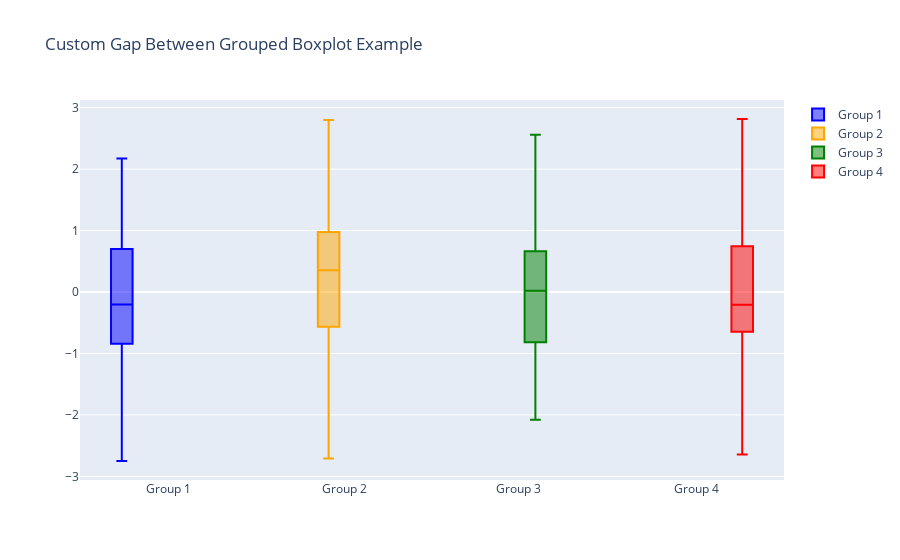

Notebook code cell kept with this figure:
### Code cell
import plotly.graph_objects as go
import numpy as np

# Sample data
group1 = np.random.normal(loc=0, scale=1, size=100)
group2 = np.random.normal(loc=0, scale=1, size=100)
group3 = np.random.normal(loc=0, scale=1, size=100)
group4 = np.random.normal(loc=0, scale=1, size=100)

# X values for the box plots
x_values_group1 = ['Group 1'] * len(group1)
x_values_group2 = ['Group 2'] * len(group2)
x_values_group3 = ['Group 3'] * len(group3)
x_values_group4 = ['Group 4'] * len(group4)

# Create a figure
fig = go.Figure()

# Add boxplots
fig.add_trace(go.Box(y=group1, x=x_values_group1, name='Group 1', marker_color='blue'))
fig.add_trace(go.Box(y=group2, x=x_values_group2, name='Group 2', marker_color='orange'))
# Manually adjust x values for the third group to create a custom gap
fig.add_trace(go.Box(y=group3, x=[val + " " for val in x_values_group3], name='Group 3', marker_color='green'))
fig.add_trace(go.Box(y=group4, x=x_values_group4, name='Group 4', marker_color='red'))

# Update layout if needed
fig.update_layout(
    title_text="Custom Gap Between Grouped Boxplot Example",
    boxmode='group' # group boxplots together by name
)

fig.show()

### Figure 1 — Plotly figure (JSON) as saved in the notebook; plotly's stock layout.template omitted (floating-point values rounded to 4 significant figures)
{"data": [{"marker": {"color": "blue"}, "name": "Group 1", "type": "box", "x": ["Group 1", "Group 1", "Group 1", "Group 1", "Group 1", "Group 1", "Group 1", "Group 1", "Group 1", "Group 1", "Group 1", "Group 1", "Group 1", "Group 1", "Group 1", "Group 1", "Group 1", "Group 1", "Group 1", "Group 1", "Group 1", "Group 1", "Group 1", "Group 1", "Group 1", "Group 1", "Group 1", "Group 1", "Group 1", "Group 1", "Group 1", "Group 1", "Group 1", "Group 1", "Group 1", "Group 1", "Group 1", "Group 1", "Group 1", "Group 1", "Group 1", "Group 1", "Group 1", "Group 1", "Group 1", "Group 1", "Group 1", "Group 1", "Group 1", "Group 1", "Group 1", "Group 1", "Group 1", "Group 1", "Group 1", "Group 1", "Group 1", "Group 1", "Group 1", "Group 1", "Group 1", "Group 1", "Group 1", "Group 1", "Group 1", "Group 1", "Group 1", "Group 1", "Group 1", "Group 1", "Group 1", "Group 1", "Group 1", "Group 1", "Group 1", "Group 1", "Group 1", "Group 1", "Group 1", "Group 1", "Group 1", "Group 1", "Group 1", "Group 1", "Group 1", "Group 1", "Group 1", "Group 1", "Group 1", "Group 1", "Group 1", "Group 1", "Group 1", "Group 1", "Group 1", "Group 1", "Group 1", "Group 1", "Group 1", "Group 1"], "y": [-0.9769, 0.9912, 0.8902, -0.2986, -0.597, -0.6274, 1.09, 0.404, 1.015, -1.261, 0.8126, -0.4381, -1.043, -0.8275, -1.339, 0.02488, 1.211, 0.1437, 0.7642, -0.622, 0.1533, -1.751, -0.6789, -0.3688, 1.333, -1.215, -0.6243, -0.8578, -2.749, 0.4939, 0.9611, -0.6665, -0.6213, 0.06212, 0.2143, -0.5469, 0.9306, -0.7318, 1.325, -0.4611, -2.252, 0.5521, -0.8172, 0.8084, -0.4629, -0.4775, 0.4494, -0.3862, -0.2369, -0.2551, 2.173, 0.6378, 1.513, -0.9955, 1.111, -1.747, -0.08854, -1.818, -0.846, 1.094, 0.9794, -0.4966, 0.7923, -0.09925, -0.9755, 1.204, -1.195, -0.7084, 1.928, -1.931, -1.989, -0.5155, 0.1155, -0.1517, -0.1434, 1.06, 0.5248, -1.685, 0.9188, -0.9406, 0.5298, -1.232, 0.2654, -1.945, 0.452, -1.001, -0.4572, -2.446, -1.674, -0.169, -1.911, 0.3431, 1.035, 1.748, 1.222, 0.2091, 0.3736, 0.07146, 0.02648, -0.8363]}, {"marker": {"color": "orange"}, "name": "Group 2", "type": "box", "x": ["Group 2", "Group 2", "Group 2", "Group 2", "Group 2", "Group 2", "Group 2", "Group 2", "Group 2", "Group 2", "Group 2", "Group 2", "Group 2", "Group 2", "Group 2", "Group 2", "Group 2", "Group 2", "Group 2", "Group 2", "Group 2", "Group 2", "Group 2", "Group 2", "Group 2", "Group 2", "Group 2", "Group 2", "Group 2", "Group 2", "Group 2", "Group 2", "Group 2", "Group 2", "Group 2", "Group 2", "Group 2", "Group 2", "Group 2", "Group 2", "Group 2", "Group 2", "Group 2", "Group 2", "Group 2", "Group 2", "Group 2", "Group 2", "Group 2", "Group 2", "Group 2", "Group 2", "Group 2", "Group 2", "Group 2", "Group 2", "Group 2", "Group 2", "Group 2", "Group 2", "Group 2", "Group 2", "Group 2", "Group 2", "Group 2", "Group 2", "Group 2", "Group 2", "Group 2", "Group 2", "Group 2", "Group 2", "Group 2", "Group 2", "Group 2", "Group 2", "Group 2", "Group 2", "Group 2", "Group 2", "Group 2", "Group 2", "Group 2", "Group 2", "Group 2", "Group 2", "Group 2", "Group 2", "Group 2", "Group 2", "Group 2", "Group 2", "Group 2", "Group 2", "Group 2", "Group 2", "Group 2", "Group 2", "Group 2", "Group 2"], "y": [2.51, -1.164, 0.4364, 0.5091, 0.6802, -0.4701, 0.255, -0.2281, -0.2396, -2.43, 0.1726, -0.04197, 0.6573, -1.066, 0.6813, 1.252, -2.708, -1.441, -1.281, 1.604, 1.13, 0.3234, 0.5937, -0.5802, 1.072, 2.797, 1.578, 0.04586, 0.7059, 0.5145, -0.15, -2.537, 0.9143, 1.253, 1.612, -1.012, 1.348, -0.4252, -1.165, 1.02, 1.152, 0.2888, 0.8434, 0.981, -0.2224, -0.3276, -0.421, 0.2518, -0.5093, -0.904, 0.7954, -1.93, -0.3572, -1.066, -2.407, 1.262, -0.9357, 0.5494, -0.5513, 0.3815, 1.472, -0.2644, 0.7287, 1.418, -1.273, 0.6299, 0.7803, 0.8771, 1.848, -1.087, 0.9722, 1.652, 0.9734, 0.4571, -0.692, 1.096, 0.5141, 0.2846, 2.117, -1.331, -0.6499, 0.7485, 0.1502, 1.548, -1.552, -0.6715, 0.6454, -1.294, -0.2965, 1.691, 0.4617, -0.4101, 0.7193, -0.5531, 2.484, 1.254, 1.857, 0.2295, -0.727, -0.9354]}, {"marker": {"color": "green"}, "name": "Group 3", "type": "box", "x": ["Group 3 ", "Group 3 ", "Group 3 ", "Group 3 ", "Group 3 ", "Group 3 ", "Group 3 ", "Group 3 ", "Group 3 ", "Group 3 ", "Group 3 ", "Group 3 ", "Group 3 ", "Group 3 ", "Group 3 ", "Group 3 ", "Group 3 ", "Group 3 ", "Group 3 ", "Group 3 ", "Group 3 ", "Group 3 ", "Group 3 ", "Group 3 ", "Group 3 ", "Group 3 ", "Group 3 ", "Group 3 ", "Group 3 ", "Group 3 ", "Group 3 ", "Group 3 ", "Group 3 ", "Group 3 ", "Group 3 ", "Group 3 ", "Group 3 ", "Group 3 ", "Group 3 ", "Group 3 ", "Group 3 ", "Group 3 ", "Group 3 ", "Group 3 ", "Group 3 ", "Group 3 ", "Group 3 ", "Group 3 ", "Group 3 ", "Group 3 ", "Group 3 ", "Group 3 ", "Group 3 ", "Group 3 ", "Group 3 ", "Group 3 ", "Group 3 ", "Group 3 ", "Group 3 ", "Group 3 ", "Group 3 ", "Group 3 ", "Group 3 ", "Group 3 ", "Group 3 ", "Group 3 ", "Group 3 ", "Group 3 ", "Group 3 ", "Group 3 ", "Group 3 ", "Group 3 ", "Group 3 ", "Group 3 ", "Group 3 ", "Group 3 ", "Group 3 ", "Group 3 ", "Group 3 ", "Group 3 ", "Group 3 ", "Group 3 ", "Group 3 ", "Group 3 ", "Group 3 ", "Group 3 ", "Group 3 ", "Group 3 ", "Group 3 ", "Group 3 ", "Group 3 ", "Group 3 ", "Group 3 ", "Group 3 ", "Group 3 ", "Group 3 ", "Group 3 ", "Group 3 ", "Group 3 ", "Group 3 "], "y": [-1.147, 0.2322, 0.7769, -1.929, -1.936, -0.3808, 1.034, 0.7114, 0.7877, 0.1794, -0.3155, -1.257, -0.883, -1.812, -0.2215, -0.9139, -2.078, 0.1357, -0.04879, 0.7437, -0.778, -0.7872, 1.515, -0.8099, 0.5091, 0.01475, -0.3528, -0.4434, 1.98, -1.632, 0.4423, 1.656, 0.04371, 1.859, -0.4489, -0.07819, 0.4334, -0.4811, -0.8234, 1.228, -0.4653, 0.444, 1.106, -0.2699, -0.7218, 0.5007, -0.2428, -0.4719, -1.746, 1.325, 0.3236, -0.8453, 0.3908, 1.393, -0.7341, 2.559, 0.8281, -0.5759, -0.9041, 0.9918, -2.03, -1.427, 0.8385, -0.9362, 0.6146, -0.05116, 1.259, -0.1566, 1.285, 0.08315, -0.2374, -1.189, 0.4193, 0.1177, 0.8843, -1.017, 0.3002, 0.03977, -1.529, -1.887, 0.2761, 0.766, -1.258, 0.5398, 0.4309, 1.295, -1.668, 0.2601, 0.7434, -1.06, -0.5733, 0.2602, 0.03073, 0.562, -0.9278, 1.118, 1.025, -1.279, -0.2289, 0.3063]}, {"marker": {"color": "red"}, "name": "Group 4", "type": "box", "x": ["Group 4", "Group 4", "Group 4", "Group 4", "Group 4", "Group 4", "Group 4", "Group 4", "Group 4", "Group 4", "Group 4", "Group 4", "Group 4", "Group 4", "Group 4", "Group 4", "Group 4", "Group 4", "Group 4", "Group 4", "Group 4", "Group 4", "Group 4", "Group 4", "Group 4", "Group 4", "Group 4", "Group 4", "Group 4", "Group 4", "Group 4", "Group 4", "Group 4", "Group 4", "Group 4", "Group 4", "Group 4", "Group 4", "Group 4", "Group 4", "Group 4", "Group 4", "Group 4", "Group 4", "Group 4", "Group 4", "Group 4", "Group 4", "Group 4", "Group 4", "Group 4", "Group 4", "Group 4", "Group 4", "Group 4", "Group 4", "Group 4", "Group 4", "Group 4", "Group 4", "Group 4", "Group 4", "Group 4", "Group 4", "Group 4", "Group 4", "Group 4", "Group 4", "Group 4", "Group 4", "Group 4", "Group 4", "Group 4", "Group 4", "Group 4", "Group 4", "Group 4", "Group 4", "Group 4", "Group 4", "Group 4", "Group 4", "Group 4", "Group 4", "Group 4", "Group 4", "Group 4", "Group 4", "Group 4", "Group 4", "Group 4", "Group 4", "Group 4", "Group 4", "Group 4", "Group 4", "Group 4", "Group 4", "Group 4", "Group 4"], "y": [-0.6578, -0.4256, -0.4532, 0.7892, -0.9848, 0.1185, 1.206, -0.7418, -1.217, 0.4595, -0.4392, -0.3106, -0.8606, -0.839, -1.331, -0.5407, -0.6383, -0.8876, -0.5658, -0.4722, 0.9387, 1.985, 0.7506, -0.04383, 1.022, 0.7109, 0.2696, 0.05846, -0.2475, 1.193, 1.109, 0.5716, 0.07001, 1.668, 0.5169, -0.552, -0.5187, -0.7105, -0.7166, -0.3423, -1.639, 0.0243, -1.123, 1.136, -0.06502, 2.059, -0.03557, 1.261, 1.723, 0.3291, 0.2076, 0.7093, -0.8384, 1.204, -0.8947, -0.4052, -0.578, -0.3374, 1.722, 1.396, -0.1688, 0.6411, -1.767, -1.065, 0.743, -0.6941, 0.4961, -0.3074, 0.5139, 2.815, 1.538, -1.054, 1.164, -0.5488, 0.6449, -0.8014, -0.6258, 1.449, -1.567, -0.2911, -0.5077, -1.15, -2.644, 1.133, 0.7397, -0.081, -0.3885, -1.424, 0.08447, -0.5245, -0.5339, -0.3458, 1.204, 0.9193, 2.025, -0.5423, 2.306, -0.7521, 0.002669, -1.491]}], "layout": {"boxmode": "group", "title": {"text": "Custom Gap Between Grouped Boxplot Example"}}}
